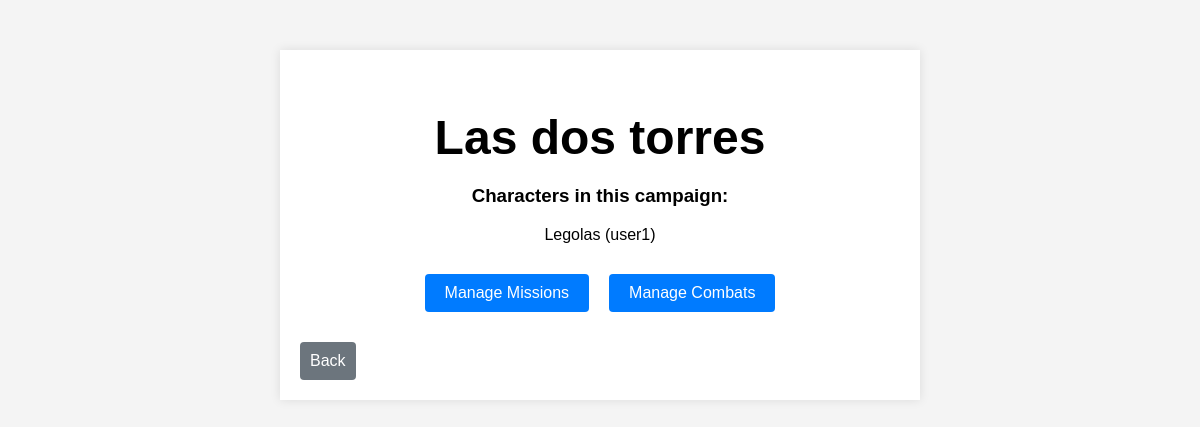
Page /campaigns/play/1 (signed in) on the committed database.
### app/models/campaign.py (models this page shows, shortened)
class Campaign(db.Model):
    id = db.Column(db.Integer, primary_key=True)
    name = db.Column(db.String(150), nullable=False)
    master_id = db.Column(db.Integer, db.ForeignKey('user.id'), nullable=False)
    is_public = db.Column(db.Boolean, default=False)
    allowed_players = db.relationship('User', secondary=allowed_players, lazy='subquery',
                                      backref=db.backref('campaigns', lazy=True))

### app/models/character.py (models this page shows, shortened)
class Character(db.Model):
    id = db.Column(db.Integer, primary_key=True)
    name = db.Column(db.String(150), nullable=False)
    user_id = db.Column(db.Integer, db.ForeignKey('user.id'), nullable=False)
    user = db.relationship('User', backref=db.backref('characters', lazy=True))  # Añade la relación con User
    race = db.Column(db.String(50), nullable=False)
    character_class = db.Column(db.String(50), nullable=False)
    level = db.Column(db.Integer, nullable=False, default=1)
    strength = db.Column(db.Integer, nullable=False, default=10)
    dexterity = db.Column(db.Integer, nullable=False, default=10)
    constitution = db.Column(db.Integer, nullable=False, default=10)
    intelligence = db.Column(db.Integer, nullable=False, default=10)
    wisdom = db.Column(db.Integer, nullable=False, default=10)
    charisma = db.Column(db.Integer, nullable=False, default=10)
    hit_points = db.Column(db.Integer, nullable=False, default=10)
    armor_class = db.Column(db.Integer, nullable=False, default=10)
    initiative = db.Column(db.Integer, nullable=False, default=0)
    speed = db.Column(db.Integer, nullable=False, default=30)
    campaign_id = db.Column(db.Integer, db.ForeignKey('campaign.id'), nullable=True)  # Nueva propiedad
    bonus = db.Column(db.String(50), nullable=True)

### app/models/user.py (models this page shows, shortened)
class User(UserMixin, db.Model):
    id = db.Column(db.Integer, primary_key=True)
    username = db.Column(db.String(150), unique=True, nullable=False)
    password_hash = db.Column(db.String(150), nullable=False)
    role = db.Column(db.String(50), nullable=False)  # Agrega el campo role

### app/routes/campaigns.py (the view)
@campaigns_bp.route('/play/<int:campaign_id>', methods=['GET'])
@login_required
def play_campaign(campaign_id):
    campaign = Campaign.query.get_or_404(campaign_id)
    characters = Character.query.filter_by(campaign_id=campaign.id).all()
    missions = Mission.query.filter_by(campaign_id=campaign.id).all()
    combats = Combat.query.filter_by(campaign_id=campaign.id).all()
    if current_user.role == 'master':
        return render_template('campaigns/play_master.html', campaign=campaign, characters=characters, missions=missions, combats=combats)
    else:
        return render_template('campaigns/play_player.html', campaign=campaign, characters=characters, missions=missions, combats=combats)

### app/templates/campaigns/play_master.html (shortened to what this page needs)
<!DOCTYPE html>
<html lang="en">
<head>
    <link rel="stylesheet" href="{{ url_for('static', filename='styles.css') }}">
</head>
<body>
    <div class="container">
        <div class="campaign-name">
            <h2>{{ campaign.name }}</h2>
        </div>
        <div class="characters-list">
            <h3>Characters in this campaign:</h3>
            <ul>
                {% for character in characters %}
                <li>{{ character.name }} ({{ character.user.username }})</li>
                {% endfor %}
            </ul>
        </div>
        <div class="operations">
            <div class="btn-container">
                <a href="{{ url_for('missions.manage_missions', campaign_id=campaign.id) }}" class="btn">Manage Missions</a>
                <a href="{{ url_for('combats.manage_combats', campaign_id=campaign.id) }}" class="btn">Manage Combats</a>
            </div>
        </div>
        <a href="{{ url_for('campaigns.list_campaigns') }}" class="back-button">Back</a>
    </div>
</body>
</html>

### app/static/styles.css (style rules this page uses)
body { font-family: Arial, sans-serif; background-color: #f4f4f4; margin: 0; padding: 0; }
.container { max-width: 600px; margin: 50px auto; padding: 20px; background-color: #fff; box-shadow: 0 0 10px rgba(0, 0, 0, 0.1); }
h2 { text-align: center; margin-bottom: 20px; }
.operations { margin-top: 20px; }

### app/templates/campaigns/play_master.html (style rules this page uses)
.campaign-name { text-align: center; font-size: 2em; margin-top: 20px; }
.operations { text-align: center; margin-top: 20px; }
.characters-list { text-align: center; margin-top: 20px; }
.characters-list ul { list-style-type: none; padding: 0; }
.characters-list li { margin-bottom: 10px; }
.btn { display: inline-block; margin: 10px; padding: 10px 20px; background-color: #007bff; color: #fff; border: none; border-radius: 4px; cursor: pointer; text-decoration: none; text-align: center; }
.back-button { display: inline-block; margin-top: 20px; padding: 10px; background-color: #6c757d; color: #fff; border: none; border-radius: 4px; cursor: pointer; text-decoration: none; text-align: center; }
.btn-container { display: flex; flex-wrap: wrap; justify-content: center; }

### rows in the picture
Campaign: name "Las dos torres"
Character: name "Legolas", user.username "user1"
